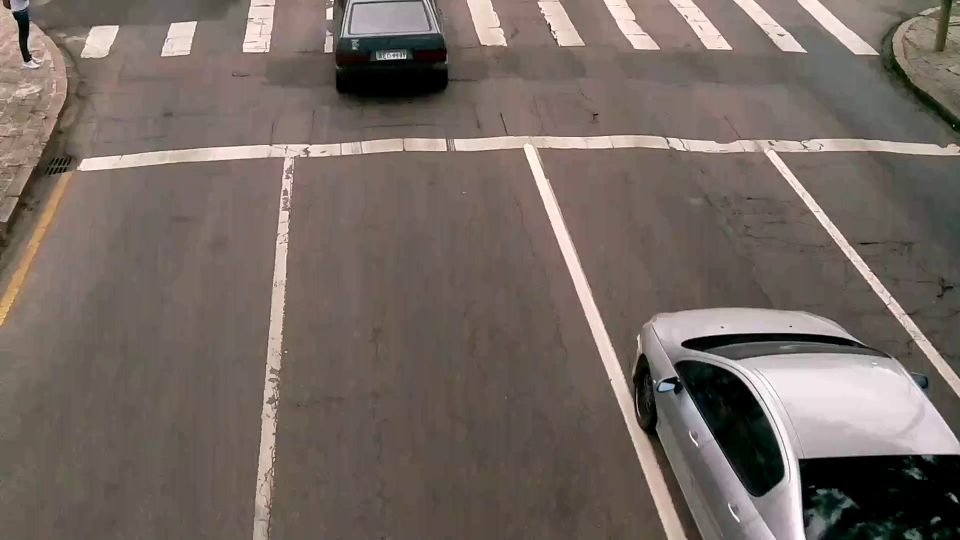
#> input picture speed_anycalib_bbox/src/anycalib_frames_3/anycalib_frame_000000.png, 1920 x 1080 px (shown at 1/2 size); its folder holds only this picture in this run
$ python -i anycalib.py   (imports and definitions only)
#> lines starting #> are read from the running program, lines starting #| are printed output that depends on the picture
import cv2
import numpy as np
import os
import torch
import torch.nn.functional as F
import pandas as pd
import matplotlib.pyplot as plt
from anycalib import AnyCalib

# [536 lines left out: functions quality_score, select_best_frames, run_anycalib_pipeline, average_bbox_width_in_roi, estimate_global_scale_from_dataset, compute_speeds_for_all_cars, not called in this run]

>>> import cv2
>>> picture = cv2.imread('anycalib_frames_3/anycalib_frame_000000.png')
#> picture is the input picture: shape (1080, 1920, 3); mean B, G, R 98.5, 104.9, 116.2
>>> result = quality_score(picture)
#> in quality_score, `edges = cv2.Canny(gray, 100, 200)`:
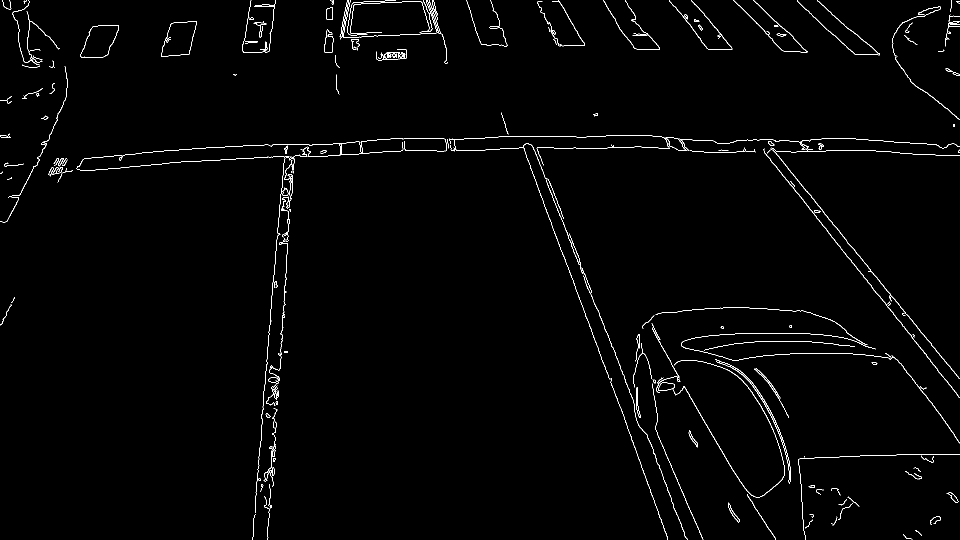
#> edges: shape (1080, 1920) (shown at 1/2 size); 1.3% white in thin lines or dots
#> result = 3.26

$ run again, on speed_anycalib_bbox/src/anycalib_frames_3/anycalib_frame_001920.png
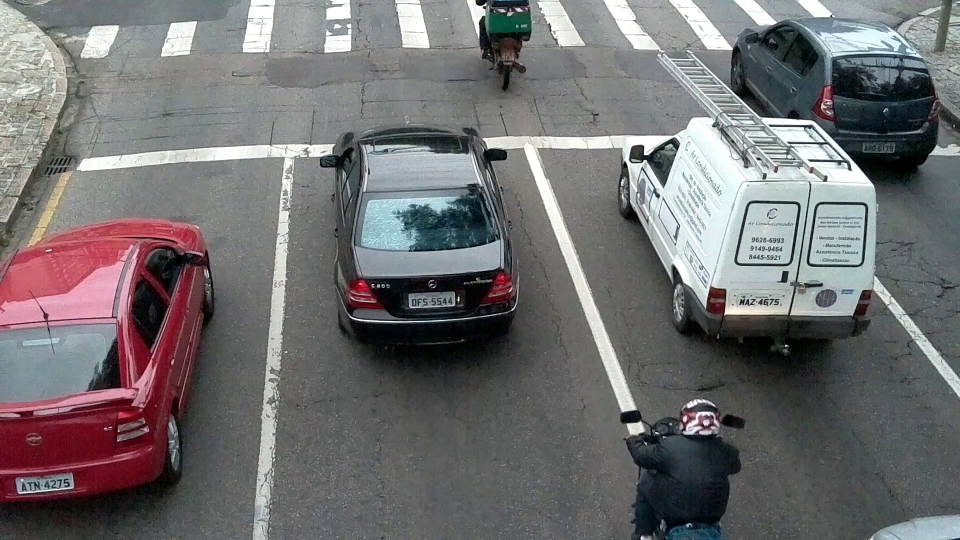
#> input picture speed_anycalib_bbox/src/anycalib_frames_3/anycalib_frame_001920.png, 1920 x 1080 px (shown at 1/2 size)
#> picture is the input picture: shape (1080, 1920, 3); mean B, G, R 112.7, 111.5, 113.3
#> in quality_score, `gray = cv2.cvtColor(frame, cv2.COLOR_BGR2GRAY)`:
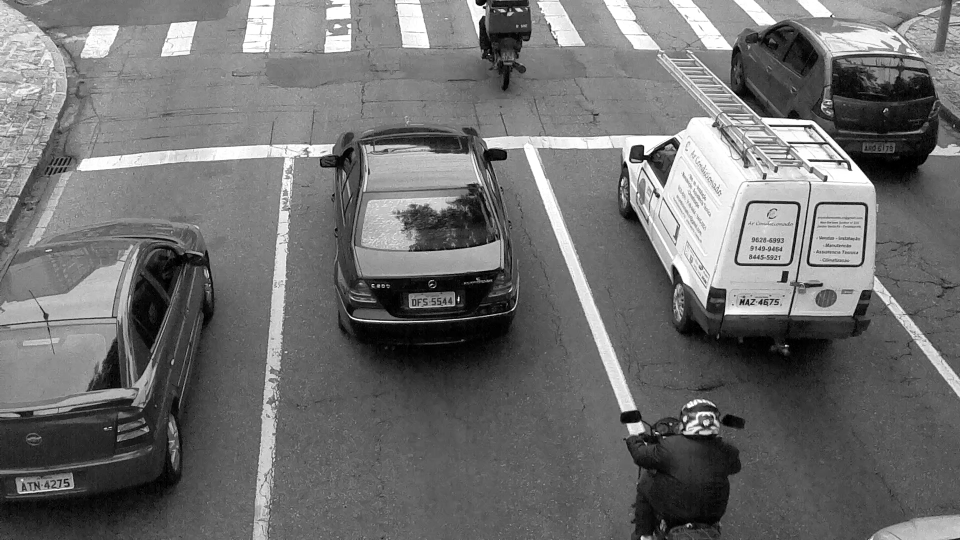
#> gray: shape (1080, 1920) (shown at 1/2 size); min 0, max 255, mean 112.1
#> in quality_score, `edges = cv2.Canny(gray, 100, 200)`:
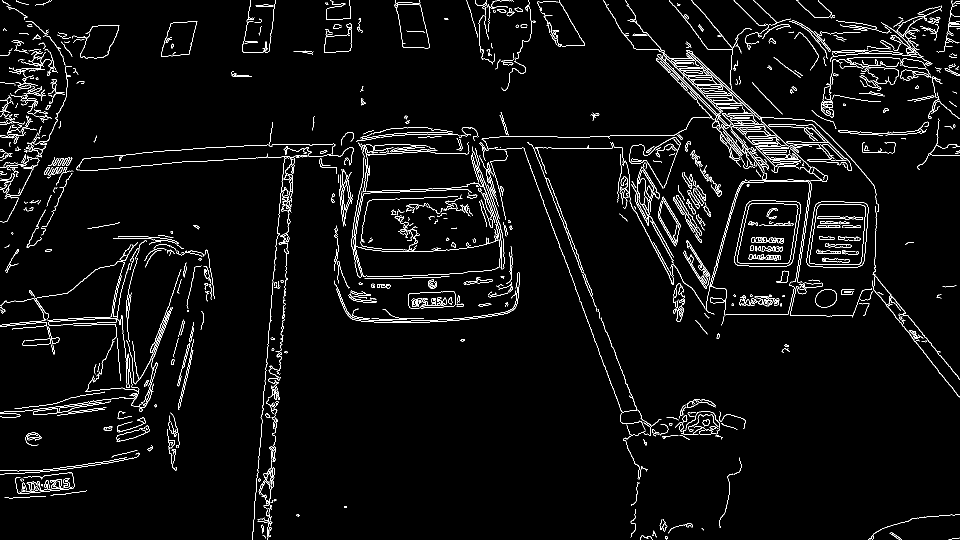
#> edges: shape (1080, 1920) (shown at 1/2 size); 3.6% white in thin lines or dots
#> result = 9.14

$ run again, on speed_anycalib_bbox/src/anycalib_frames_3/anycalib_frame_005160.png
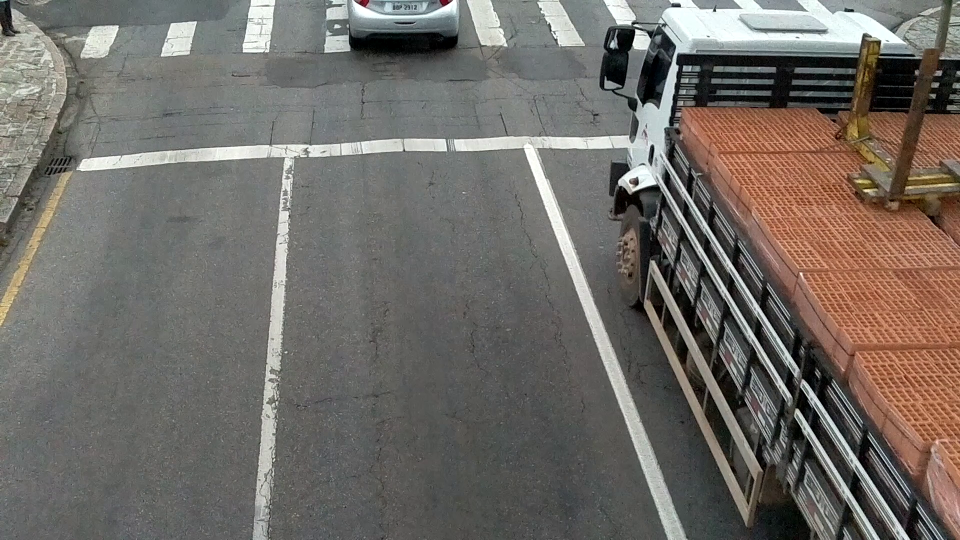
#> input picture speed_anycalib_bbox/src/anycalib_frames_3/anycalib_frame_005160.png, 1920 x 1080 px (shown at 1/2 size)
#> picture is the input picture: shape (1080, 1920, 3); mean B, G, R 102.7, 108.1, 113
#> in quality_score, `gray = cv2.cvtColor(frame, cv2.COLOR_BGR2GRAY)`:
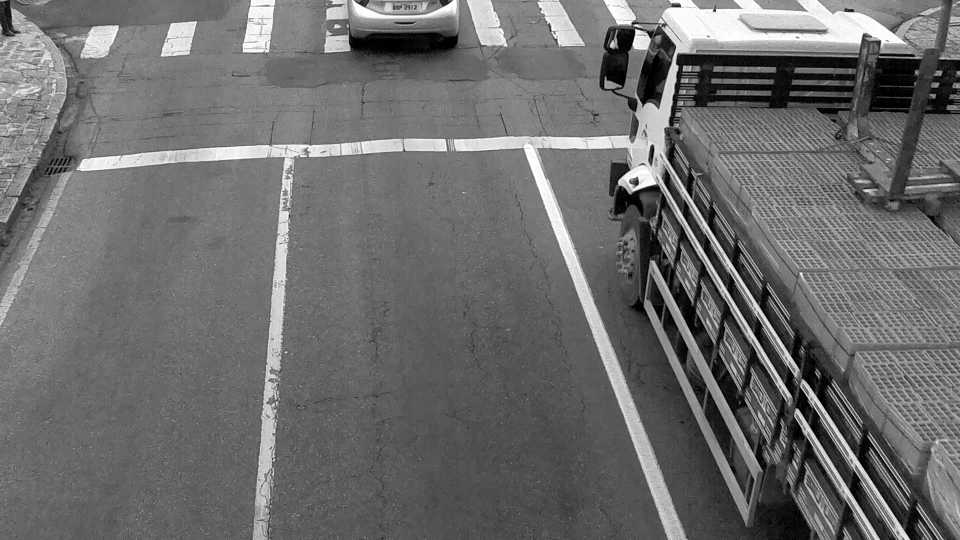
#> gray: shape (1080, 1920) (shown at 1/2 size); min 0, max 255, mean 108.9
#> in quality_score, `edges = cv2.Canny(gray, 100, 200)`:
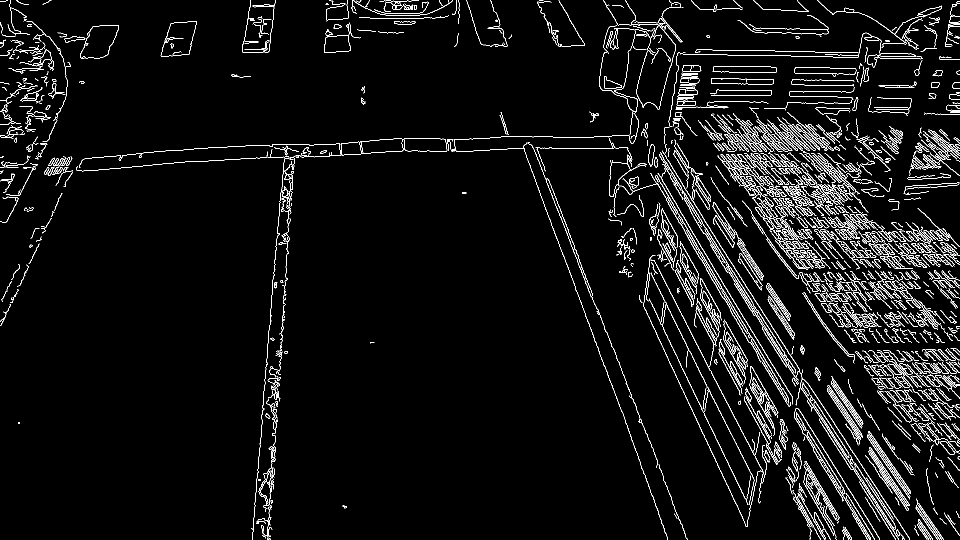
#> edges: shape (1080, 1920) (shown at 1/2 size); 4.7% white in thin lines or dots
#> result = 12.06

$ run again, on speed_anycalib_bbox/src/anycalib_frames_3/anycalib_frame_015720.png
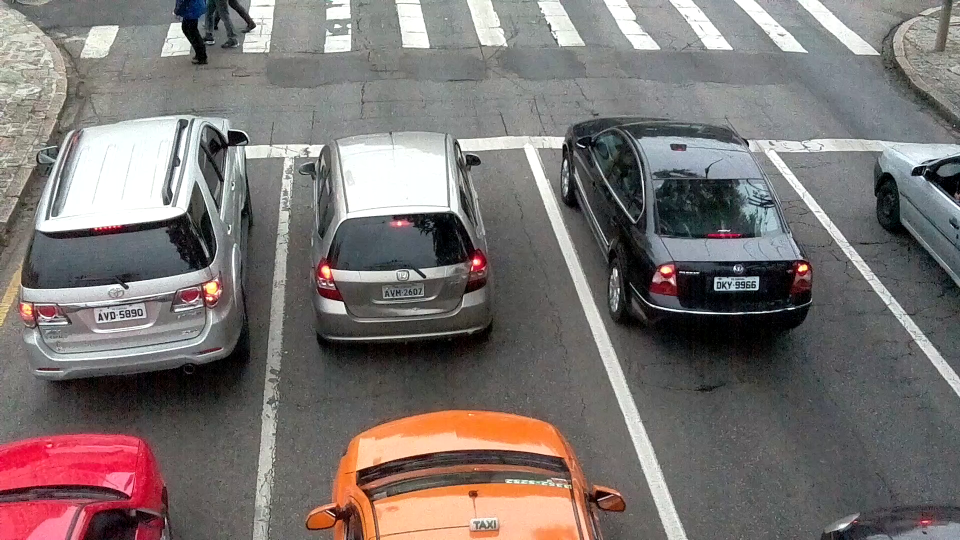
#> input picture speed_anycalib_bbox/src/anycalib_frames_3/anycalib_frame_015720.png, 1920 x 1080 px (shown at 1/2 size)
#> picture is the input picture: shape (1080, 1920, 3); mean B, G, R 114.3, 116.1, 123.4
#> in quality_score, `gray = cv2.cvtColor(frame, cv2.COLOR_BGR2GRAY)`:
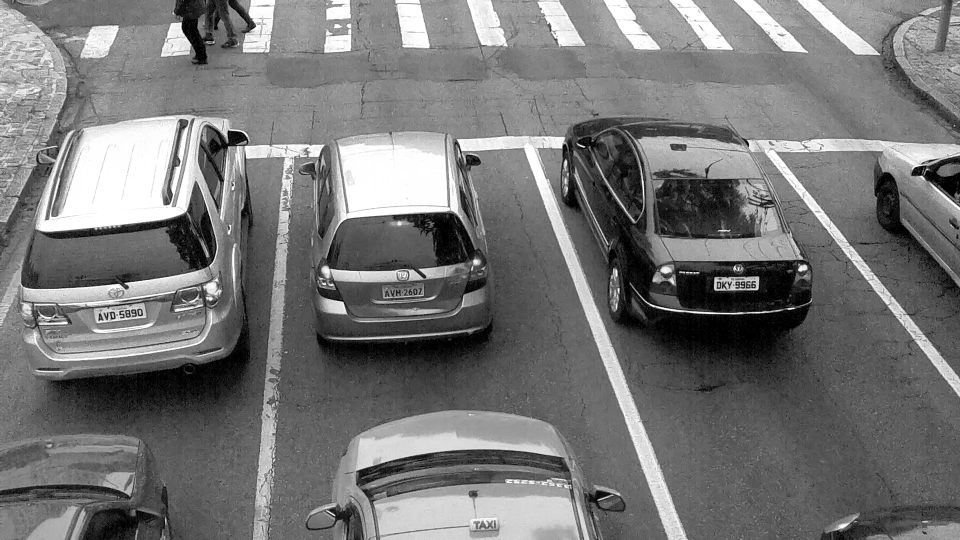
#> gray: shape (1080, 1920) (shown at 1/2 size); min 0, max 255, mean 118
#> in quality_score, `edges = cv2.Canny(gray, 100, 200)`:
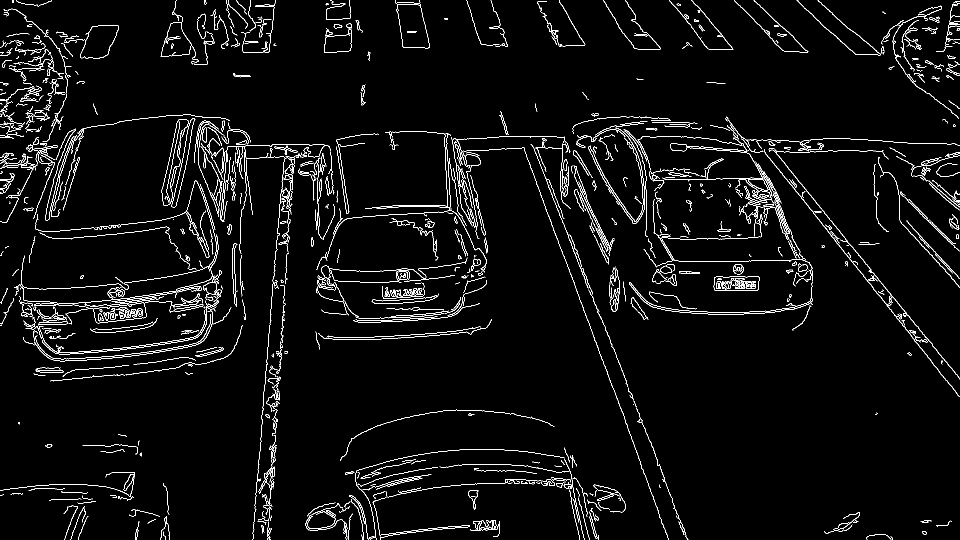
#> edges: shape (1080, 1920) (shown at 1/2 size); 3.6% white in thin lines or dots
#> result = 9.07
